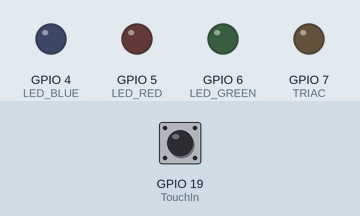
Bench run of a program on a simulated ESP32-C3. Shown: output pins drawn as LEDs (lit = HIGH). Inputs (shaded band) come from the test bench; at power-on: GPIO 19 (TouchIn) LOW.

Above: at 1.2 s.
1.3 s: GPIO 19 (TouchIn) pulled HIGH for 3.2 s
At 3.8 s:
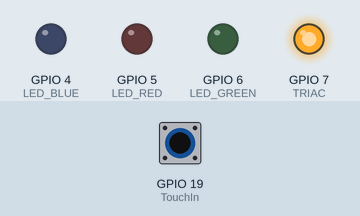
At 6.2 s:
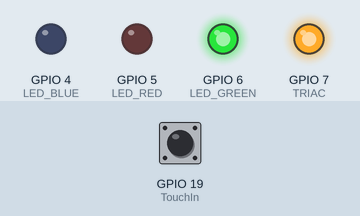
6.5 s: GPIO 19 (TouchIn) pulled HIGH for 0.15 s
At 7.4 s:
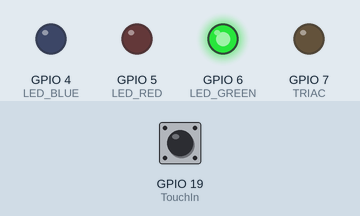
Timing chart, 0 to 15.6 s (numbered marks = the images above; inputs shaded):
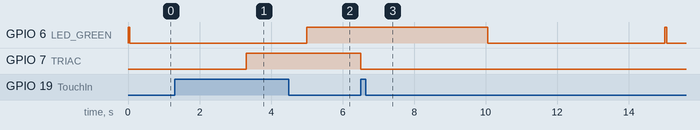

Measured:
- after the input at 1.3 s, GPIO 6 (LED_GREEN): goes on until 5.0 s, then stays HIGH; GPIO 7 (TRIAC): LOW → HIGH after 2.0 s
- after the input at 6.5 s, GPIO 6 (LED_GREEN): HIGH → LOW after 3.6 s, → HIGH 5.0 s later, → LOW 0.05 s later; GPIO 7 (TRIAC): HIGH → LOW at once

The program:

main.cpp
```cpp
#include <Arduino.h>
#include <WiFi.h>
#include <esp_now.h>

#define LED_BLUE      4
#define LED_RED       5
#define LED_GREEN     6
#define TRIAC         7
#define LEDonTime     50
#define LEDoffTime    4950
#define TouchIn       19
#define TouchInDelay  2000
#define TouchonTime   1800000

#define TRIACIntervall  60000

float RemoteBattVoltage;
bool LightOnRecieved = false;

uint8_t broadcastAddress[] = {0x98, 0x3D, 0xAE, 0x49, 0x47, 0xC0};


void processMessage(char * data) {
  char *voltageStr = strstr(data, "BattVoltage:");
  if (voltageStr != NULL) {
    float RemoteBattVoltage = atof(voltageStr + 12);
    if (strstr(data, "Hoflicht an")) {
      LightOnRecieved = true;
    } else
    {
    }
  } else
  {
  }
}

void OnDataRecv(const uint8_t * mac, const uint8_t *incomingData, int len) {
  char * data = (char *)incomingData;
  processMessage(data);
}

void BlinkLED(bool on)
{
  if(RemoteBattVoltage < 1.0)
  {
    if(on || digitalRead(TRIAC))
      digitalWrite(LED_GREEN,HIGH);
    else
      digitalWrite(LED_GREEN,LOW);
  }
  else if(RemoteBattVoltage < 3.5)
  {
    if(on || digitalRead(TRIAC))
      digitalWrite(LED_RED,HIGH);
    else
      digitalWrite(LED_RED,LOW);
  }
  else if(RemoteBattVoltage < 3.9)
    {
    if(on || digitalRead(TRIAC))
      digitalWrite(LED_GREEN,HIGH);
    else
      digitalWrite(LED_GREEN,LOW);
  }
  else
  {
    if(on || digitalRead(TRIAC))
      digitalWrite(LED_BLUE,HIGH);
    else
      digitalWrite(LED_BLUE,LOW);
  }
}

void setup()
{
    // delay(250);

    Serial1.begin(115200,SERIAL_8N1,20,21);


    pinMode(LED_BLUE, OUTPUT);
    pinMode(LED_RED, OUTPUT);
    pinMode(LED_GREEN, OUTPUT);
    pinMode(TRIAC, OUTPUT);
    pinMode(TouchIn,INPUT_PULLDOWN);

    digitalWrite(LED_BLUE,LOW);
    digitalWrite(LED_RED,LOW);
    digitalWrite(LED_GREEN,LOW);
    digitalWrite(TRIAC,LOW);

    WiFi.mode(WIFI_STA);
    if (esp_now_init() != ESP_OK)
    {
        Serial1.println("Error initializing ESP-NOW");
        return;
    }

     // Callback-Funktion registrieren
    esp_now_register_recv_cb(OnDataRecv);

}

void loop()
{
  static int triacState = 0;
  static uint32_t TriacMillis;
  static int LEDState = 0;
  static uint32_t LEDMillis;
  static int touchState = 0;
  static uint32_t touchMillis;
  static bool Dauerlicht = 0;

  switch (triacState)
  {
    case 0:
      if(LightOnRecieved)
      {
        LightOnRecieved = 0;
        triacState ++;
        TriacMillis = millis();
      }
      break;

    case 1:
      digitalWrite(TRIAC,HIGH);
      triacState++;
      break;

    case 2:
      if(millis() - TriacMillis >= TRIACIntervall)
      {
        if(!LightOnRecieved && !Dauerlicht)
          digitalWrite(TRIAC,LOW);
        triacState = 0;
      }
      break;

    default:
      triacState = 0;
      break;
  }
  switch (LEDState)
  {
  case 0:
    BlinkLED(1);
    LEDMillis = millis();
    LEDState ++;
    break;

  case 1:
    if(millis() - LEDMillis >= LEDonTime)
      LEDState ++;
    break;

  case 2:
    BlinkLED(0);
    LEDMillis = millis();
    LEDState ++;
    break;

  case 3:
    if(millis() - LEDMillis >= LEDoffTime)
      LEDState= 0;
    break;

  default:
    LEDState= 0;
    break;
  }
  switch (touchState)
  {
  case 0:
    if(digitalRead(TouchIn))
    {
      touchState ++;
      touchMillis = millis();
    }
    break;

  case 1:
    if(millis() - touchMillis >= TouchInDelay)
    {
      if(digitalRead(TouchIn))
        touchState ++;
      else
        touchState = 0;
    }
    break;

  case 2:
    Dauerlicht = 1;
    digitalWrite(TRIAC,HIGH);
    touchState ++;
    touchMillis = millis();
    while (digitalRead(TouchIn))
    {

    }

    break;

  case 3:
    if(digitalRead(TouchIn))
      touchState++;
    if(millis() - touchMillis >= TouchonTime)
      touchState++;
    break;

  case 4:
    Dauerlicht = 0;
    digitalWrite(TRIAC,LOW);
    touchState = 0;
    break;

  default:
    touchState = 0;
    break;
  }
}
```
